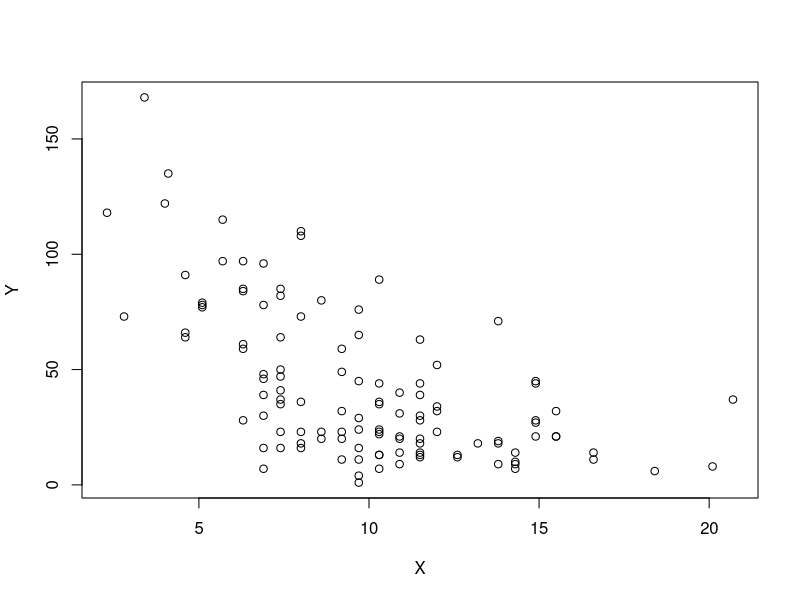
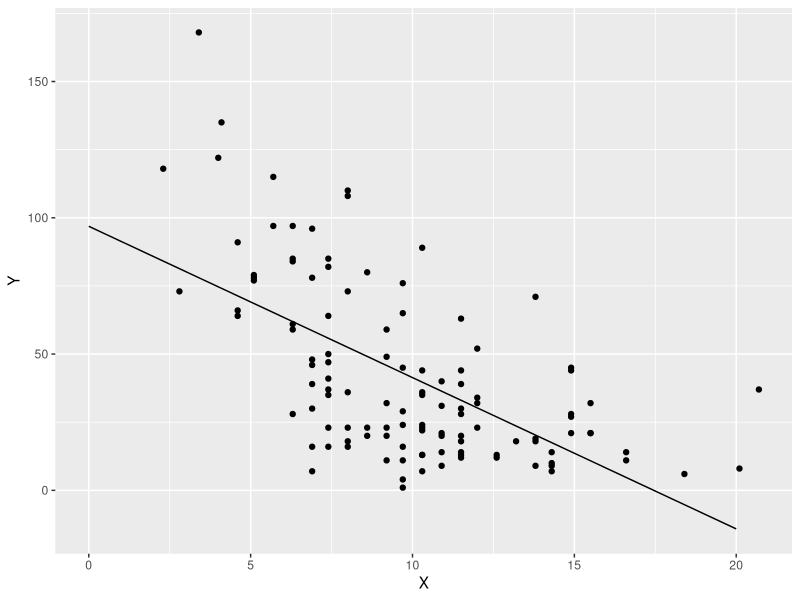
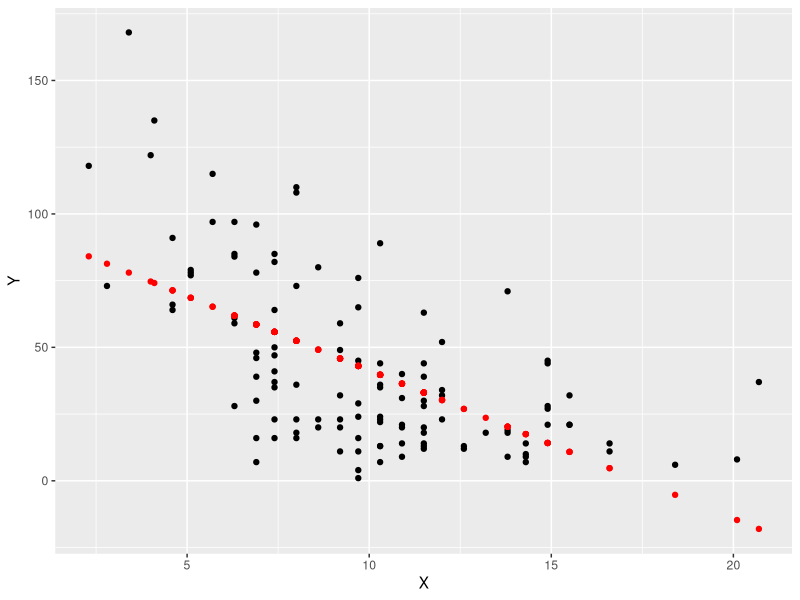
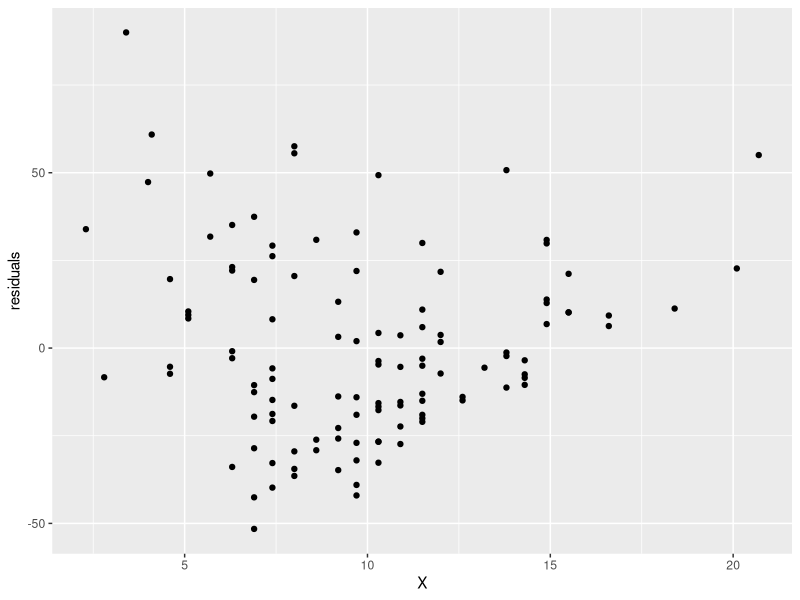
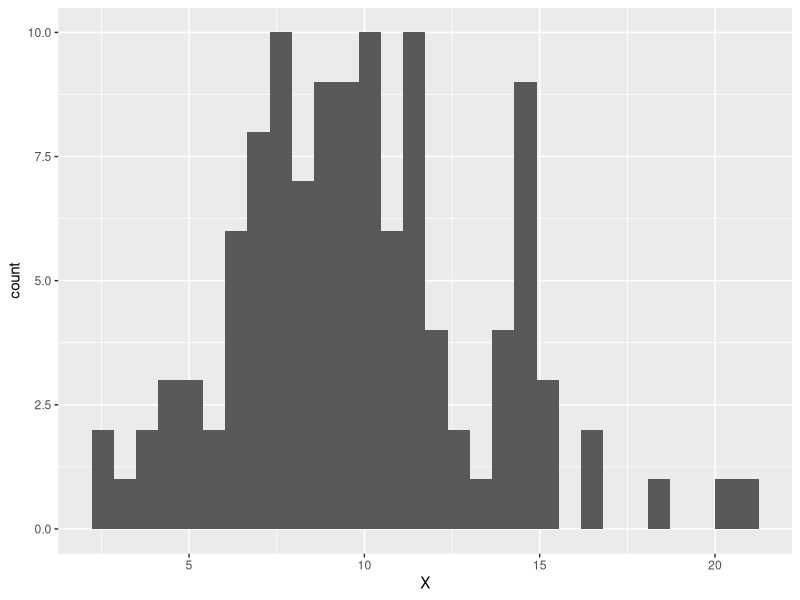
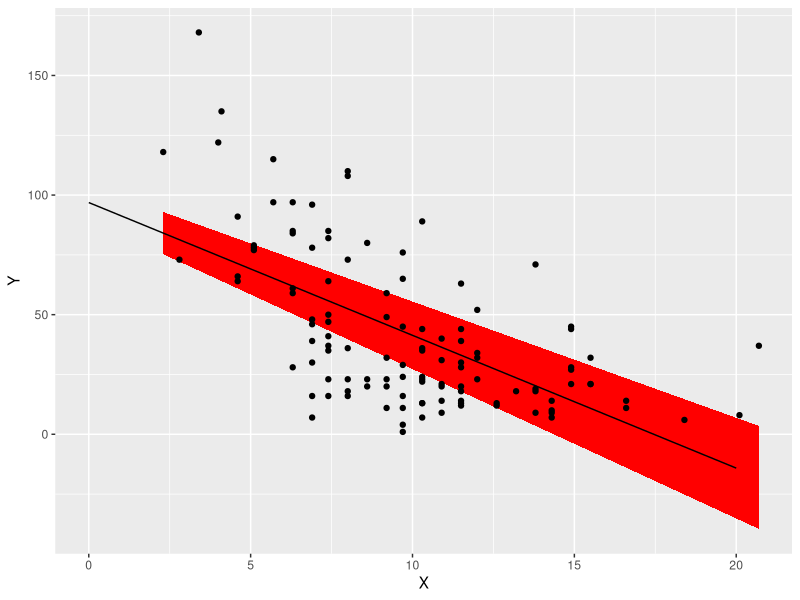
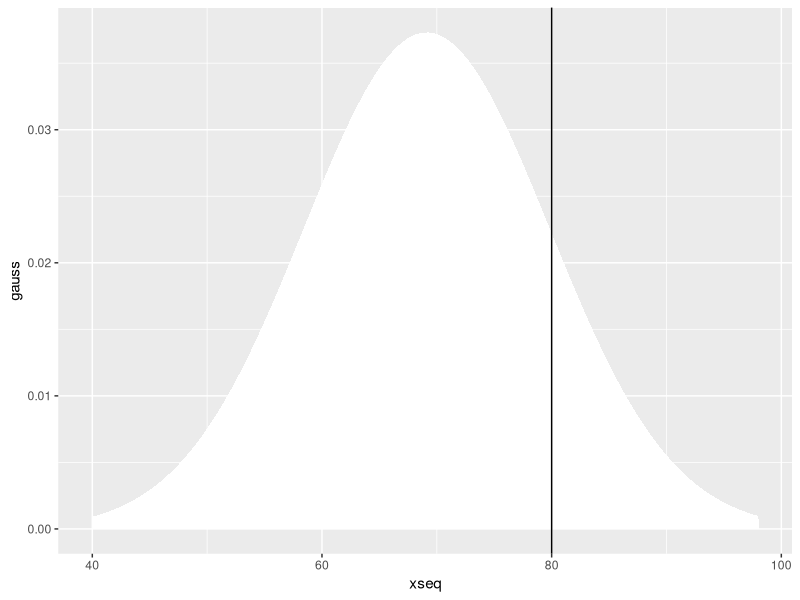

The R source for these figures, in order:
## ---- chunk 1
X=airquality$Wind
Y=airquality$Ozone
toRemove=which(is.na(X) | is.na(Y))
X=X[-toRemove]
Y=Y[-toRemove]
plot(X,Y)
## ---- chunk 2
ones=matrix(1,nrow=length(X))
length(X)
Xd=cbind(ones,X) #this is our design matrix
## ---- chunk 3
any(is.na(Xd))
## ---- chunk 4
#Use normal equation (X'X)-1 * (X'Y)
XX=t(Xd)%*%Xd
XY=t(Xd)%*%Y
B=solve(XX)%*%XY
print(B)
## ---- chunk 5
xseq=seq(0,20)
yhat=xseq*B[2]+B[1] #just calculating it as a simple y=mx+b type equation.
#now lets plot the original data, and add a line for our model.
library(ggplot2)
regPlot = ggplot()+geom_point(aes(X,Y))+geom_line(aes(xseq,yhat))
print(regPlot)
## ---- chunk 6
yhat2 = Xd%*%B
ggplot()+geom_point(aes(X,Y))+geom_point(aes(X,yhat2),colour = "red")
## ---- chunk 7
residuals = Y-yhat2
ggplot()+geom_point(aes(X,residuals)) #as a line plot
ggplot()+geom_histogram(aes(X)) #as a histogram

## ---- chunk 8
SSE = t(residuals)%*%residuals
MSE = SSE / (length(Y)-length(B)) #the degrees of freedom here is the number of observations minus the number of parameters we calculated
#Now moving forward we want the root mean square error (RMSE) or s .
s = sqrt(MSE)
print(s)
## ---- chunk 9
#Now, let's use s to calculate uncertainty on B
#Find the covariance of B. Using this equation
covB = solve(t(Xd)%*%Xd)*as.vector(s^2)
print(covB)
## ---- chunk 10
stdB = diag(sqrt(covB))
print(stdB)
## ---- chunk 11
#OK now calculate lines that correspond to the uncertainty
yhatHi = Xd%*%(B+stdB)
yhatLo = Xd%*%(B-stdB)
## ---- chunk 12
ggplot()+geom_ribbon(aes(x=X,ymin = yhatLo,ymax = yhatHi),fill = "red")+geom_point(aes(X,Y))+geom_line(aes(xseq,yhat))
## ---- chunk 13
X5 = c(1, 5)#Create a single value design matrix to make a prediction
pred = X5%*%B#multiply that matrix by B to get you modeled prediction
pred.unc = X5%*%stdB#multiply that matrix by std error of B to get uncertainty on prediction
## ---- chunk 14
xseq = seq(40,98,length.out = 100)
gauss = dnorm(xseq,mean = pred,sd=pred.unc)
ggplot()+geom_area(aes(xseq,gauss),fill = "white")+geom_vline(xintercept = 80)
## ---- chunk 15
1-pnorm(80,mean = pred,sd = pred.unc)
